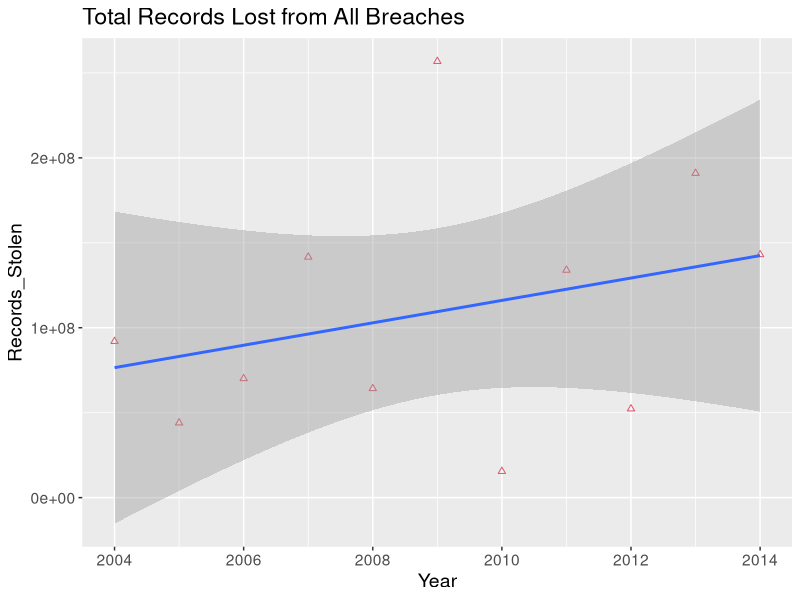
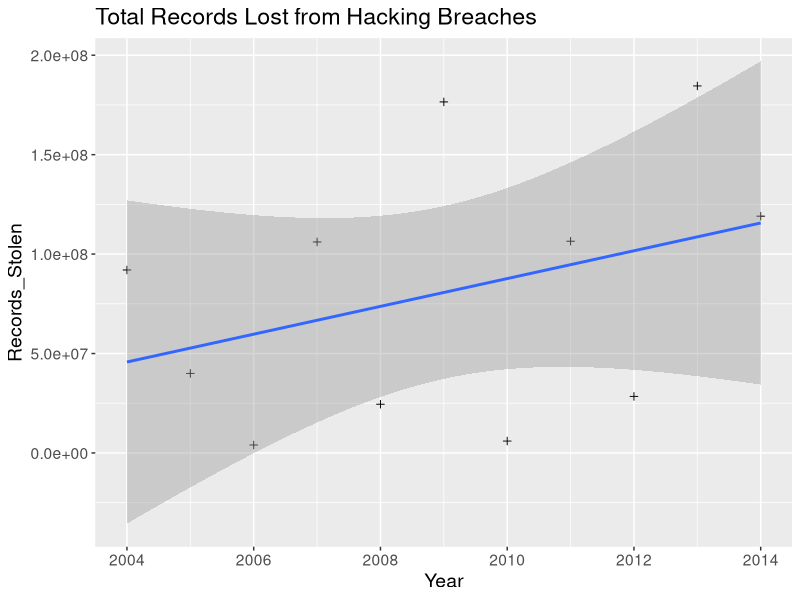
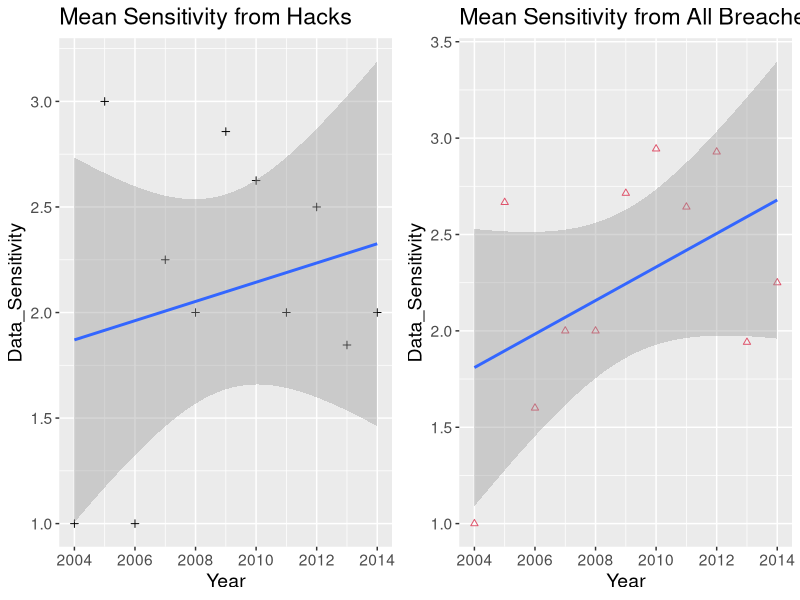

Source code (R) for these figures, in order:
## ---- chunk 1
        ##get ggplot package
        require(ggplot2)
        require(xtable)
## ---- chunk 2
#


## tried to automate a download of the google docs spreadsheet from this link
##download.file("http://docs.google.com/spreadsheet/ccc?key=0AmenB57kGPGKdHh6eGpTR2lPQl9NZmo3RlVzQ1N2Ymc&single=true&gid=2&range=A1%3AW400#gid=2", "test.csv")
##but was unable to get R to get it. 
##That would be a good addition to the program. 

## Get the data

        Breaches <- read.csv("Balloon Race- Data Breaches - Public Data - Visualisation Data.csv", header=TRUE)

## ---- chunk 3

## DATA CLEANING


        ## delete trailing columns
        Breaches<-Breaches[,1:10]
  
        ##get rid of second desrciptive row
        testt<-as.vector(Breaches[1,] )

                ##function applying as.character to a list   
                tc<-function(x) as.character(x)

        #manage column names
                testt<-lapply(testt, tc)
                ##apply colnames
                testt<-tolower(testt)
                testt<-gsub(" ", "", testt)

                colnames(Breaches)<-testt
        
        ##delete junk rows
        Breaches<-Breaches[c(-1, -2),]

        ##get rid of commas in some numerical recorgs
        tempo <- sub("[,]", "", as.character(Breaches$noofrecordsstolen))
        #Breaches$NO.OF.RECORDS.STOLEN <- sub("[,]", "", as.character(Breaches$NO.OF.RECORDS.STOLEN))

        #Make the year numeric
        Breaches$year<-as.integer(as.numeric(as.character(Breaches$year))+2004)      

        ##Make Breaches numeric
        Breaches$noofrecordsstolen<-as.integer(as.character(Breaches$noofrecordsstolen))



##clean up sensitivity
## Note that this is a little subjective. The legend ranges from 1 to 5, but the data goes to 5000 and sometimes contains multiple impacts
## I have just taken the first character of each line. This will tend to underestimate impact but is reproducible from a first pass effort.


##Turn sensitivity into character
Breaches$datasensitivity<-as.character(Breaches$datasensitivity)
##create function to select first character
first.char <- function(x){
        substring(x, 1, 1)
}
##apply the function
Breaches$datasensitivity <- lapply(Breaches$datasensitivity, first.char)
##turn back into numeric
Breaches$datasensitivity<-as.numeric(Breaches$datasensitivity)


## ---- chunk 4

        ##Print a few random lines and select columns of data
        
                ##can set random seed and create a consistent list of elements if desired
                set.seed(11235)
                ##create elements list
                relem <- sample(1:dim(Breaches)[1],8,replace=FALSE)
                relem <- c(1:2, relem)
                ##create the table to print
                example<-xtable(Breaches[sort(relem),c(1,4,7,9,10)])
                ##print as html
                print(example, type="html", size="small")  



## ---- chunk 5


AggBreaches <- aggregate(Breaches$noofrecordsstolen, list(Year = Breaches$year), sum, na.rm=TRUE)

colnames(AggBreaches) <-c("Year", "Records_Stolen")

par(mar=c(6,5,5,3))

p1<-ggplot(AggBreaches, aes(x=Year, y=Records_Stolen)) +
        geom_point(shape=2, col=2) +
        geom_smooth(method=lm)+
        ggtitle("Total Records Lost from All Breaches") +
        theme(text = element_text(size=14))


print(p1)

## ---- chunk 6

#Create Hacks File
Hacks<-Breaches[grep("hacked", Breaches$methodofleak),]
##aggregate hacks data as a sum
AggHacks <- aggregate(Hacks$noofrecordsstolen, list(Year = Hacks$year), sum, na.rm=TRUE)

colnames(AggHacks) <-c("Year", "Records_Stolen")

p2<-ggplot(AggHacks, aes(x=Year, y=Records_Stolen)) +
        geom_point(shape=3, col=1) +
        geom_smooth(method=lm)+
        ggtitle("Total Records Lost from Hacking Breaches") +
        theme(text = element_text(size=14))

print(p2)

## ---- chunk 7

Breachlm <- lm(Records_Stolen~Year, data = AggBreaches)
Hacklm <- lm(Records_Stolen~Year, data = AggHacks)

#summary(BreachSenslm)

BreachPerYear<-as.integer(Breachlm$coefficient[2]/1000)
HackPerYear<-as.integer(Hacklm$coefficient[2]/1000)

HBratio = signif(100.*(1.-BreachPerYear/HackPerYear),2)


## ---- chunk 8
## I lifted this from http://www.cookbook-r.com/Graphs/Multiple_graphs_on_one_page_(ggplot2)/


# Multiple plot function
#
# ggplot objects can be passed in ..., or to plotlist (as a list of ggplot objects)
# - cols:   Number of columns in layout
# - layout: A matrix specifying the layout. If present, 'cols' is ignored.
#
# If the layout is something like matrix(c(1,2,3,3), nrow=2, byrow=TRUE),
# then plot 1 will go in the upper left, 2 will go in the upper right, and
# 3 will go all the way across the bottom.
#
multiplot <- function(..., plotlist=NULL, file, cols=1, layout=NULL) {
        require(grid)
        
        # Make a list from the ... arguments and plotlist
        plots <- c(list(...), plotlist)
        
        numPlots = length(plots)
        
        # If layout is NULL, then use 'cols' to determine layout
        if (is.null(layout)) {
                # Make the panel
                # ncol: Number of columns of plots
                # nrow: Number of rows needed, calculated from # of cols
                layout <- matrix(seq(1, cols * ceiling(numPlots/cols)),
                                 ncol = cols, nrow = ceiling(numPlots/cols))
        }
        
        if (numPlots==1) {
                print(plots[[1]])
                
        } else {
                # Set up the page
                grid.newpage()
                pushViewport(viewport(layout = grid.layout(nrow(layout), ncol(layout))))
                
                # Make each plot, in the correct location
                for (i in 1:numPlots) {
                        # Get the i,j matrix positions of the regions that contain this subplot
                        matchidx <- as.data.frame(which(layout == i, arr.ind = TRUE))
                        
                        print(plots[[i]], vp = viewport(layout.pos.row = matchidx$row,
                                                        layout.pos.col = matchidx$col))
                }
        }
}
## ---- chunk 9

#Create Hacks File
Hacks<-Breaches[grep("hacked", Breaches$methodofleak),]
##aggregate hacks data as a mean
AggHackSens <- aggregate(Hacks$datasensitivity, list(Year = Hacks$year), mean, na.rm=TRUE)

colnames(AggHackSens) <-c("Year", "Data_Sensitivity")

p1<-ggplot(AggHackSens, aes(x=Year, y=Data_Sensitivity)) +
        geom_point(shape=3, col=1) +
        geom_smooth(method=lm)+
        ggtitle("Mean Sensitivity from Hacks") +
        theme(text = element_text(size=14))

## ---- chunk 10


##aggregate Breaches data as a mean
AggBreachSens <- aggregate(Breaches$datasensitivity, list(Year = Breaches$year), mean, na.rm=TRUE)

colnames(AggBreachSens) <-c("Year", "Data_Sensitivity")

p2<-ggplot(AggBreachSens, aes(x=Year, y=Data_Sensitivity)) +
        geom_point(shape=2, col=2) +
        geom_smooth(method=lm)+
        ggtitle("Mean Sensitivity from All Breaches") +
        theme(text = element_text(size=14))


multiplot(p1, p2, cols=2)

BreachSenslm <- lm(Data_Sensitivity~Year, data = AggBreachSens)
HackSenslm <- lm(Data_Sensitivity~Year, data = AggHackSens)


## ---- chunk 11

#summary(BreachSenslm)

BreachSensPerYear<-BreachSenslm$coefficient[2]/1000.
HackSensPerYear<-HackSenslm$coefficient[2]/1000.

HBSenRatio <- signif(1.*BreachSensPerYear/HackSensPerYear,2)

